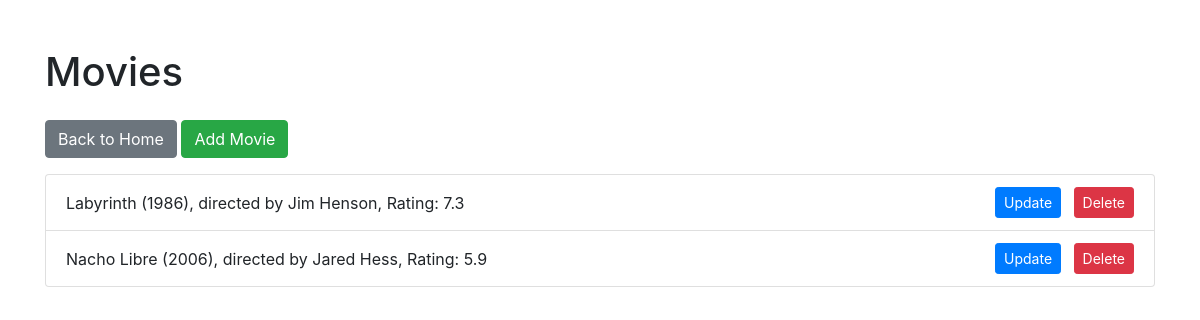
Page /users/1 on the committed database.
### models.py (models this page shows)
class Movie(db.Model):
    __tablename__ = 'movies'
    id = db.Column(db.Integer, primary_key=True)
    title = db.Column(db.String(255), nullable=False)
    director = db.Column(db.String(100), nullable=True)
    year = db.Column(db.Integer, nullable=True)
    rating = db.Column(db.Float, nullable=True)
    user_id = db.Column(db.Integer, db.ForeignKey('users.id'), nullable=False)

### app.py (the view)
@app.route('/users/<user_id>')
def user_movies(user_id):
    movies = data_manager.get_user_movies(user_id)
    return render_template('user_movies.html', user_id=user_id, movies=movies)

### DataManager/sqlite_data_manager.py (called while the page is built)
    def get_user_movies(self, user_id):
        user = User.query.get(user_id)
        if user:
            movies = user.movies
            return movies
        return []

### templates/user_movies.html (shortened to what this page needs)
<!DOCTYPE html>
<html lang="en">
<head>
    <link href="https://stackpath.bootstrapcdn.com/bootstrap/4.3.1/css/bootstrap.min.css" rel="stylesheet">
</head>
<body>
    <div class="container py-5">
        <h1 class="mb-4">Movies</h1>
        <a href="/" class="btn btn-secondary mb-3">Back to Home</a>
        <a href="{{ url_for('add_movie', user_id=user_id) }}" class="btn btn-success mb-3">Add Movie</a>
        <ul class="list-group">
            {% for movie in movies %}
            <li class="list-group-item d-flex justify-content-between align-items-center">
                <span>{{ movie.title }} ({{ movie.year }}), directed by {{ movie.director }}, Rating: {{ movie.rating }}</span>
                <div>
                    <a href="{{ url_for('update_movie', user_id=user_id, movie_id=movie.id) }}" class="btn btn-primary btn-sm mr-2">Update</a>
                    <a href="{{ url_for('delete_movie', user_id=user_id, movie_id=movie.id) }}" class="btn btn-danger btn-sm">Delete</a>
                </div>
            </li>
            {% endfor %}
        </ul>
    </div>
</body>
</html>

### rows in the picture
Movie: title "Labyrinth", year "1986", director "Jim Henson", rating "7.3"
Movie: title "Nacho Libre", year "2006", director "Jared Hess", rating "5.9"
